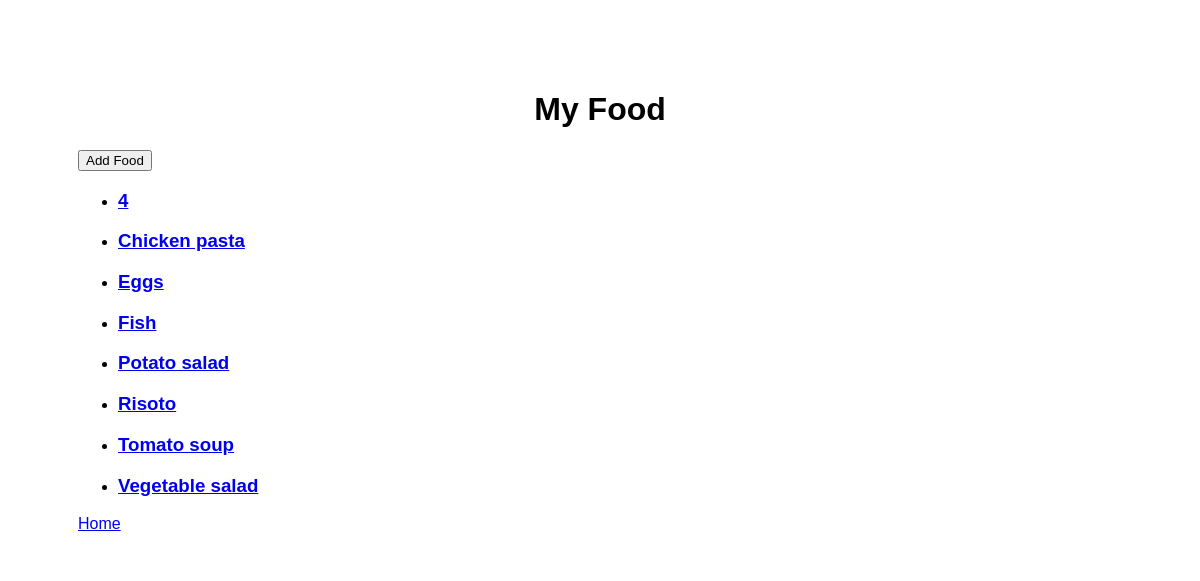
The app's page /meals/food/, older data.
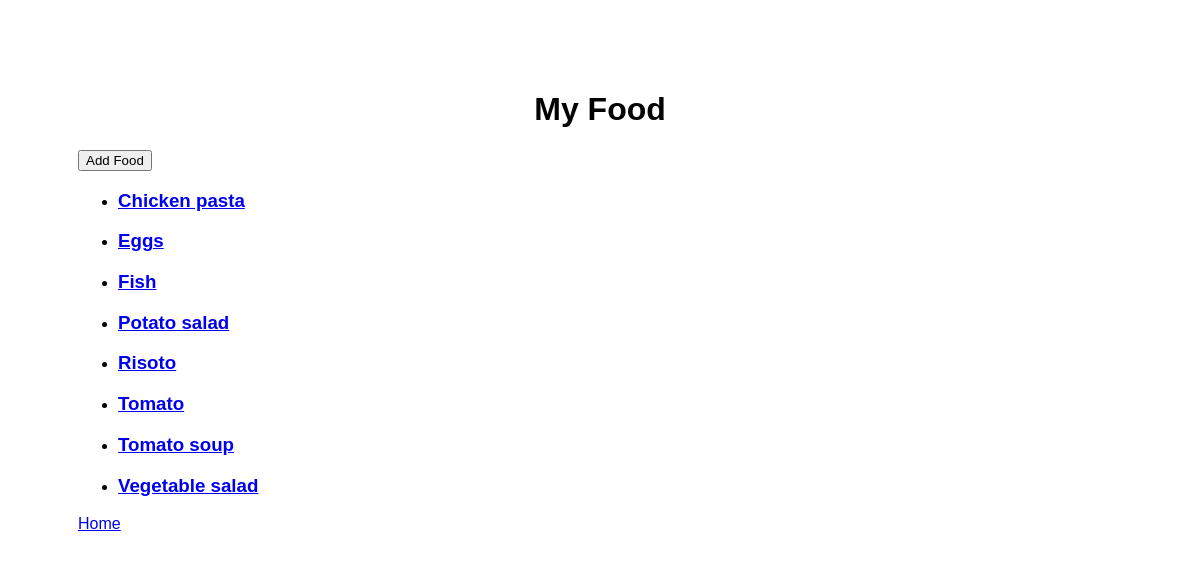
The same page, newer data.
### meals/models.py (models this page shows)
class Food(models.Model):
    name = models.CharField(max_length=100)
    def __str__(self):
        return f"{self.name}"

### meals/views.py (the view)
# urls.py: path('food/', views.all_food, name="all_food"),
def all_food(request):
    return render(request, "meals/food.html",
                  {"all_food": Food.objects.order_by('name')})

### meals/templates/meals/food.html (shortened to what this page needs)
{% extends "meals_base.html" %}
{% block content %}
<div class="mytext">
    <h1>My Food</h1>
    <button onclick="window.location.href='{% url 'new_food' %}';">
      Add Food
    </button>
    <ul>
    {% for f in all_food %}
        <li><h3>
            <a href="{% url 'food' f.id%}">
            {{ f }}
            </a>
        </h3></li>
    {% endfor %}
    </ul>
    <a href="{% url 'welcome' %}">
        Home
    </a>
</div>
{% endblock %}

Row changes from the older to the newer data that the page shows:
removed Food: name "4"
added Food: name "Tomato"
